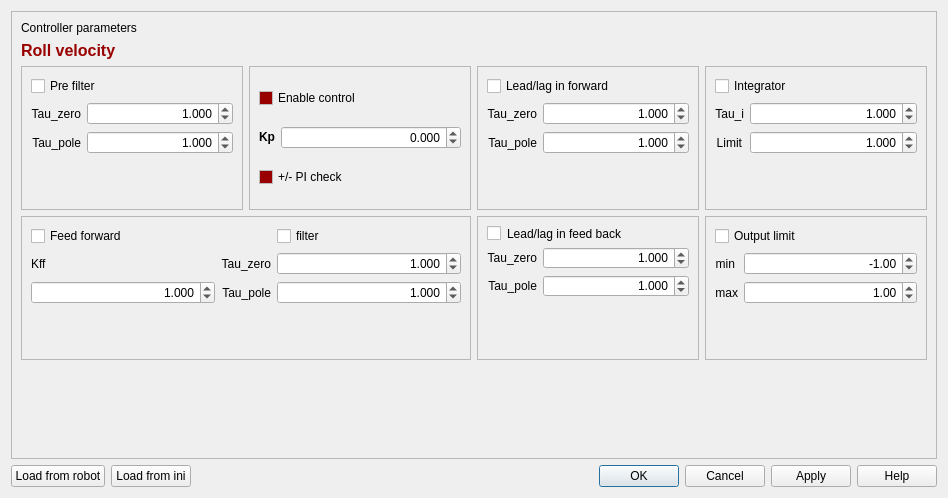
<?xml version="1.0" encoding="UTF-8"?>
<ui version="4.0">
 <class>dialog_control</class>
 <widget class="QDialog" name="dialog_control">
  <property name="geometry">
   <rect>
    <x>0</x>
    <y>0</y>
    <width>948</width>
    <height>498</height>
   </rect>
  </property>
  <property name="sizePolicy">
   <sizepolicy hsizetype="Expanding" vsizetype="Preferred">
    <horstretch>0</horstretch>
    <verstretch>0</verstretch>
   </sizepolicy>
  </property>
  <property name="windowTitle">
   <string>Dialog</string>
  </property>
  <layout class="QGridLayout" name="gridLayout_6">
   <item row="0" column="0" colspan="3">
    <widget class="QFrame" name="frame">
     <property name="frameShape">
      <enum>QFrame::StyledPanel</enum>
     </property>
     <property name="frameShadow">
      <enum>QFrame::Raised</enum>
     </property>
     <layout class="QGridLayout" name="gridLayout_5">
      <item row="3" column="2">
       <widget class="QFrame" name="frame_pole_zero_back">
        <property name="sizePolicy">
         <sizepolicy hsizetype="Expanding" vsizetype="Preferred">
          <horstretch>1</horstretch>
          <verstretch>0</verstretch>
         </sizepolicy>
        </property>
        <property name="toolTip">
         <string>&lt;html&gt;&lt;head/&gt;&lt;body&gt;&lt;p&gt;A first order filter with a pole and a zero.&lt;/p&gt;&lt;p&gt;The DC gain is 1 in any case (lead or lag configration.&lt;/p&gt;&lt;p&gt;Transfer function is:&lt;/p&gt;&lt;p&gt;G(s) = (tau_zero s + 1)/(tau_pole s + 1)&lt;/p&gt;&lt;/body&gt;&lt;/html&gt;</string>
        </property>
        <property name="styleSheet">
         <string notr="true">border-color: rgb(170, 255, 127);
</string>
        </property>
        <property name="frameShape">
         <enum>QFrame::StyledPanel</enum>
        </property>
        <property name="frameShadow">
         <enum>QFrame::Raised</enum>
        </property>
        <property name="lineWidth">
         <number>2</number>
        </property>
        <property name="midLineWidth">
         <number>2</number>
        </property>
        <layout class="QGridLayout" name="gridLayout_3">
         <item row="0" column="0" colspan="2">
          <widget class="QCheckBox" name="checkBox_lead_back">
           <property name="toolTip">
            <string>&lt;html&gt;&lt;head/&gt;&lt;body&gt;&lt;p&gt;Enable this part, to have a Lead-term (or lag) in the feedback branch.&lt;/p&gt;&lt;/body&gt;&lt;/html&gt;</string>
           </property>
           <property name="text">
            <string>Lead/lag in feed back</string>
           </property>
          </widget>
         </item>
         <item row="1" column="1">
          <widget class="QDoubleSpinBox" name="edit_tau_zero_back">
           <property name="sizePolicy">
            <sizepolicy hsizetype="Expanding" vsizetype="Fixed">
             <horstretch>0</horstretch>
             <verstretch>0</verstretch>
            </sizepolicy>
           </property>
           <property name="alignment">
            <set>Qt::AlignRight|Qt::AlignTrailing|Qt::AlignVCenter</set>
           </property>
           <property name="decimals">
            <number>3</number>
           </property>
           <property name="value">
            <double>1.000000000000000</double>
           </property>
          </widget>
         </item>
         <item row="2" column="0">
          <widget class="QLabel" name="label_tau_pole_back">
           <property name="text">
            <string>Tau_pole</string>
           </property>
           <property name="alignment">
            <set>Qt::AlignRight|Qt::AlignTrailing|Qt::AlignVCenter</set>
           </property>
          </widget>
         </item>
         <item row="1" column="0">
          <widget class="QLabel" name="label_tau_zero_back">
           <property name="text">
            <string>Tau_zero</string>
           </property>
           <property name="alignment">
            <set>Qt::AlignRight|Qt::AlignTrailing|Qt::AlignVCenter</set>
           </property>
          </widget>
         </item>
         <item row="2" column="1">
          <widget class="QDoubleSpinBox" name="edit_tau_pole_back">
           <property name="sizePolicy">
            <sizepolicy hsizetype="Expanding" vsizetype="Fixed">
             <horstretch>0</horstretch>
             <verstretch>0</verstretch>
            </sizepolicy>
           </property>
           <property name="alignment">
            <set>Qt::AlignRight|Qt::AlignTrailing|Qt::AlignVCenter</set>
           </property>
           <property name="decimals">
            <number>3</number>
           </property>
           <property name="value">
            <double>1.000000000000000</double>
           </property>
          </widget>
         </item>
         <item row="3" column="0">
          <spacer name="verticalSpacer_3">
           <property name="orientation">
            <enum>Qt::Vertical</enum>
           </property>
           <property name="sizeHint" stdset="0">
            <size>
             <width>20</width>
             <height>40</height>
            </size>
           </property>
          </spacer>
         </item>
        </layout>
       </widget>
      </item>
      <item row="2" column="2">
       <widget class="QFrame" name="frame_pole_zero_fwd">
        <property name="sizePolicy">
         <sizepolicy hsizetype="Expanding" vsizetype="Preferred">
          <horstretch>1</horstretch>
          <verstretch>0</verstretch>
         </sizepolicy>
        </property>
        <property name="toolTip">
         <string>&lt;html&gt;&lt;head/&gt;&lt;body&gt;&lt;p&gt;A first order filter with a pole and a zero.&lt;/p&gt;&lt;p&gt;The DC gain is 1 in any case (lead or lag configration.&lt;/p&gt;&lt;p&gt;Transfer function is:&lt;/p&gt;&lt;p&gt;G(s) = (tau_zero s + 1)/(tau_pole s + 1)&lt;/p&gt;&lt;p&gt;&lt;br/&gt;&lt;/p&gt;&lt;/body&gt;&lt;/html&gt;</string>
        </property>
        <property name="frameShape">
         <enum>QFrame::StyledPanel</enum>
        </property>
        <property name="frameShadow">
         <enum>QFrame::Raised</enum>
        </property>
        <layout class="QGridLayout" name="gridLayout_2">
         <item row="0" column="0" colspan="2">
          <widget class="QCheckBox" name="checkBox_lead_fwd">
           <property name="text">
            <string>Lead/lag in forward</string>
           </property>
          </widget>
         </item>
         <item row="2" column="0">
          <widget class="QLabel" name="label_tau_pole_fwd">
           <property name="text">
            <string>Tau_pole</string>
           </property>
           <property name="alignment">
            <set>Qt::AlignRight|Qt::AlignTrailing|Qt::AlignVCenter</set>
           </property>
          </widget>
         </item>
         <item row="1" column="1">
          <widget class="QDoubleSpinBox" name="edit_tau_zero_fwd">
           <property name="sizePolicy">
            <sizepolicy hsizetype="Expanding" vsizetype="Fixed">
             <horstretch>0</horstretch>
             <verstretch>0</verstretch>
            </sizepolicy>
           </property>
           <property name="alignment">
            <set>Qt::AlignRight|Qt::AlignTrailing|Qt::AlignVCenter</set>
           </property>
           <property name="decimals">
            <number>3</number>
           </property>
           <property name="value">
            <double>1.000000000000000</double>
           </property>
          </widget>
         </item>
         <item row="2" column="1">
          <widget class="QDoubleSpinBox" name="edit_tau_pole_fwd">
           <property name="sizePolicy">
            <sizepolicy hsizetype="Expanding" vsizetype="Fixed">
             <horstretch>0</horstretch>
             <verstretch>0</verstretch>
            </sizepolicy>
           </property>
           <property name="alignment">
            <set>Qt::AlignRight|Qt::AlignTrailing|Qt::AlignVCenter</set>
           </property>
           <property name="decimals">
            <number>3</number>
           </property>
           <property name="value">
            <double>1.000000000000000</double>
           </property>
          </widget>
         </item>
         <item row="1" column="0">
          <widget class="QLabel" name="label_tau_zero_fwd">
           <property name="text">
            <string>Tau_zero</string>
           </property>
           <property name="alignment">
            <set>Qt::AlignRight|Qt::AlignTrailing|Qt::AlignVCenter</set>
           </property>
          </widget>
         </item>
         <item row="3" column="0">
          <spacer name="verticalSpacer_6">
           <property name="orientation">
            <enum>Qt::Vertical</enum>
           </property>
           <property name="sizeHint" stdset="0">
            <size>
             <width>20</width>
             <height>40</height>
            </size>
           </property>
          </spacer>
         </item>
        </layout>
       </widget>
      </item>
      <item row="2" column="1">
       <widget class="QFrame" name="frame_kp">
        <property name="sizePolicy">
         <sizepolicy hsizetype="Expanding" vsizetype="Preferred">
          <horstretch>1</horstretch>
          <verstretch>0</verstretch>
         </sizepolicy>
        </property>
        <property name="toolTip">
         <string>&lt;html&gt;&lt;head/&gt;&lt;body&gt;&lt;p&gt;If not enabled, then no part of this controller is enabled.&lt;/p&gt;&lt;p&gt;Proportional gain Kp&lt;/p&gt;&lt;p&gt;Kp may be zero (e.g. if feed forward is used only to get open loop functionality)&lt;/p&gt;&lt;/body&gt;&lt;/html&gt;</string>
        </property>
        <property name="frameShape">
         <enum>QFrame::StyledPanel</enum>
        </property>
        <property name="frameShadow">
         <enum>QFrame::Raised</enum>
        </property>
        <layout class="QGridLayout" name="gridLayout_7">
         <item row="1" column="0">
          <widget class="QLabel" name="label_kp">
           <property name="text">
            <string>&lt;html&gt;&lt;head/&gt;&lt;body&gt;&lt;p&gt;&lt;span style=&quot; font-weight:600;&quot;&gt;Kp&lt;/span&gt;&lt;/p&gt;&lt;/body&gt;&lt;/html&gt;</string>
           </property>
           <property name="alignment">
            <set>Qt::AlignLeading|Qt::AlignLeft|Qt::AlignVCenter</set>
           </property>
          </widget>
         </item>
         <item row="1" column="1">
          <widget class="QDoubleSpinBox" name="edit_kp">
           <property name="sizePolicy">
            <sizepolicy hsizetype="Expanding" vsizetype="Fixed">
             <horstretch>0</horstretch>
             <verstretch>0</verstretch>
            </sizepolicy>
           </property>
           <property name="alignment">
            <set>Qt::AlignRight|Qt::AlignTrailing|Qt::AlignVCenter</set>
           </property>
           <property name="decimals">
            <number>3</number>
           </property>
           <property name="minimum">
            <double>-9999.000000000000000</double>
           </property>
           <property name="maximum">
            <double>9999.989999999999782</double>
           </property>
          </widget>
         </item>
         <item row="0" column="0" colspan="2">
          <widget class="QCheckBox" name="ctrl_main_use">
           <property name="sizePolicy">
            <sizepolicy hsizetype="Expanding" vsizetype="Fixed">
             <horstretch>0</horstretch>
             <verstretch>0</verstretch>
            </sizepolicy>
           </property>
           <property name="palette">
            <palette>
             <active>
              <colorrole role="Base">
               <brush brushstyle="SolidPattern">
                <color alpha="255">
                 <red>153</red>
                 <green>0</green>
                 <blue>0</blue>
                </color>
               </brush>
              </colorrole>
             </active>
             <inactive>
              <colorrole role="Base">
               <brush brushstyle="SolidPattern">
                <color alpha="255">
                 <red>153</red>
                 <green>0</green>
                 <blue>0</blue>
                </color>
               </brush>
              </colorrole>
             </inactive>
             <disabled>
              <colorrole role="Base">
               <brush brushstyle="SolidPattern">
                <color alpha="255">
                 <red>241</red>
                 <green>241</green>
                 <blue>241</blue>
                </color>
               </brush>
              </colorrole>
             </disabled>
            </palette>
           </property>
           <property name="autoFillBackground">
            <bool>false</bool>
           </property>
           <property name="text">
            <string>Enable control</string>
           </property>
           <property name="checked">
            <bool>false</bool>
           </property>
          </widget>
         </item>
         <item row="2" column="0" colspan="2">
          <widget class="QCheckBox" name="ctrl_pm_pi_check">
           <property name="sizePolicy">
            <sizepolicy hsizetype="Expanding" vsizetype="Fixed">
             <horstretch>0</horstretch>
             <verstretch>0</verstretch>
            </sizepolicy>
           </property>
           <property name="palette">
            <palette>
             <active>
              <colorrole role="Base">
               <brush brushstyle="SolidPattern">
                <color alpha="255">
                 <red>153</red>
                 <green>0</green>
                 <blue>0</blue>
                </color>
               </brush>
              </colorrole>
             </active>
             <inactive>
              <colorrole role="Base">
               <brush brushstyle="SolidPattern">
                <color alpha="255">
                 <red>153</red>
                 <green>0</green>
                 <blue>0</blue>
                </color>
               </brush>
              </colorrole>
             </inactive>
             <disabled>
              <colorrole role="Base">
               <brush brushstyle="SolidPattern">
                <color alpha="255">
                 <red>241</red>
                 <green>241</green>
                 <blue>241</blue>
                </color>
               </brush>
              </colorrole>
             </disabled>
            </palette>
           </property>
           <property name="autoFillBackground">
            <bool>false</bool>
           </property>
           <property name="text">
            <string>+/- PI check</string>
           </property>
           <property name="checked">
            <bool>false</bool>
           </property>
          </widget>
         </item>
        </layout>
       </widget>
      </item>
      <item row="2" column="3">
       <widget class="QFrame" name="frame_integrator">
        <property name="sizePolicy">
         <sizepolicy hsizetype="Expanding" vsizetype="Preferred">
          <horstretch>1</horstretch>
          <verstretch>0</verstretch>
         </sizepolicy>
        </property>
        <property name="frameShape">
         <enum>QFrame::StyledPanel</enum>
        </property>
        <property name="frameShadow">
         <enum>QFrame::Raised</enum>
        </property>
        <layout class="QFormLayout" name="formLayout_2">
         <item row="0" column="0" colspan="2">
          <widget class="QCheckBox" name="checkBox_integrator_use">
           <property name="text">
            <string>Integrator</string>
           </property>
          </widget>
         </item>
         <item row="1" column="0">
          <widget class="QLabel" name="label_tau_i">
           <property name="text">
            <string>Tau_i</string>
           </property>
           <property name="alignment">
            <set>Qt::AlignRight|Qt::AlignTrailing|Qt::AlignVCenter</set>
           </property>
          </widget>
         </item>
         <item row="1" column="1">
          <widget class="QDoubleSpinBox" name="edit_tau_i">
           <property name="sizePolicy">
            <sizepolicy hsizetype="Expanding" vsizetype="Fixed">
             <horstretch>0</horstretch>
             <verstretch>0</verstretch>
            </sizepolicy>
           </property>
           <property name="alignment">
            <set>Qt::AlignRight|Qt::AlignTrailing|Qt::AlignVCenter</set>
           </property>
           <property name="decimals">
            <number>3</number>
           </property>
           <property name="value">
            <double>1.000000000000000</double>
           </property>
          </widget>
         </item>
         <item row="2" column="0">
          <widget class="QLabel" name="label_integrator_limit">
           <property name="text">
            <string>Limit</string>
           </property>
           <property name="alignment">
            <set>Qt::AlignRight|Qt::AlignTrailing|Qt::AlignVCenter</set>
           </property>
          </widget>
         </item>
         <item row="2" column="1">
          <widget class="QDoubleSpinBox" name="edit_integrator_limit">
           <property name="sizePolicy">
            <sizepolicy hsizetype="Expanding" vsizetype="Fixed">
             <horstretch>0</horstretch>
             <verstretch>0</verstretch>
            </sizepolicy>
           </property>
           <property name="toolTip">
            <string>&lt;html&gt;&lt;head/&gt;&lt;body&gt;&lt;p&gt;Symmetric around zero&lt;/p&gt;&lt;p&gt;In addition, if output limit is reached, then the integrator stops too.&lt;/p&gt;&lt;/body&gt;&lt;/html&gt;</string>
           </property>
           <property name="alignment">
            <set>Qt::AlignRight|Qt::AlignTrailing|Qt::AlignVCenter</set>
           </property>
           <property name="decimals">
            <number>3</number>
           </property>
           <property name="maximum">
            <double>9999.989999999999782</double>
           </property>
           <property name="value">
            <double>1.000000000000000</double>
           </property>
          </widget>
         </item>
         <item row="3" column="0">
          <spacer name="verticalSpacer_7">
           <property name="orientation">
            <enum>Qt::Vertical</enum>
           </property>
           <property name="sizeHint" stdset="0">
            <size>
             <width>20</width>
             <height>40</height>
            </size>
           </property>
          </spacer>
         </item>
        </layout>
       </widget>
      </item>
      <item row="4" column="2">
       <spacer name="verticalSpacer">
        <property name="orientation">
         <enum>Qt::Vertical</enum>
        </property>
        <property name="sizeHint" stdset="0">
         <size>
          <width>20</width>
          <height>40</height>
         </size>
        </property>
       </spacer>
      </item>
      <item row="3" column="3">
       <widget class="QFrame" name="frame_out_limit">
        <property name="sizePolicy">
         <sizepolicy hsizetype="Expanding" vsizetype="Preferred">
          <horstretch>1</horstretch>
          <verstretch>0</verstretch>
         </sizepolicy>
        </property>
        <property name="toolTip">
         <string>&lt;html&gt;&lt;head/&gt;&lt;body&gt;&lt;p&gt;Output limit is symmetric around zero, and units follow the controller output units.&lt;/p&gt;&lt;/body&gt;&lt;/html&gt;</string>
        </property>
        <property name="frameShape">
         <enum>QFrame::StyledPanel</enum>
        </property>
        <property name="frameShadow">
         <enum>QFrame::Raised</enum>
        </property>
        <layout class="QFormLayout" name="formLayout_3">
         <item row="0" column="0" colspan="2">
          <widget class="QCheckBox" name="checkBox_out_limit">
           <property name="text">
            <string>Output limit</string>
           </property>
          </widget>
         </item>
         <item row="1" column="0">
          <widget class="QLabel" name="label_out_limit">
           <property name="text">
            <string>min</string>
           </property>
           <property name="alignment">
            <set>Qt::AlignRight|Qt::AlignTrailing|Qt::AlignVCenter</set>
           </property>
          </widget>
         </item>
         <item row="1" column="1">
          <widget class="QDoubleSpinBox" name="edit_output_limit_min">
           <property name="sizePolicy">
            <sizepolicy hsizetype="Expanding" vsizetype="Fixed">
             <horstretch>0</horstretch>
             <verstretch>0</verstretch>
            </sizepolicy>
           </property>
           <property name="alignment">
            <set>Qt::AlignRight|Qt::AlignTrailing|Qt::AlignVCenter</set>
           </property>
           <property name="minimum">
            <double>-100000.000000000000000</double>
           </property>
           <property name="maximum">
            <double>100000.000000000000000</double>
           </property>
           <property name="value">
            <double>-1.000000000000000</double>
           </property>
          </widget>
         </item>
         <item row="2" column="1">
          <widget class="QDoubleSpinBox" name="edit_output_limit_max">
           <property name="sizePolicy">
            <sizepolicy hsizetype="Expanding" vsizetype="Fixed">
             <horstretch>0</horstretch>
             <verstretch>0</verstretch>
            </sizepolicy>
           </property>
           <property name="alignment">
            <set>Qt::AlignRight|Qt::AlignTrailing|Qt::AlignVCenter</set>
           </property>
           <property name="maximum">
            <double>9999.989999999999782</double>
           </property>
           <property name="value">
            <double>1.000000000000000</double>
           </property>
          </widget>
         </item>
         <item row="2" column="0">
          <widget class="QLabel" name="label_out_limit_2">
           <property name="text">
            <string>max</string>
           </property>
           <property name="alignment">
            <set>Qt::AlignRight|Qt::AlignTrailing|Qt::AlignVCenter</set>
           </property>
          </widget>
         </item>
         <item row="3" column="0">
          <spacer name="verticalSpacer_4">
           <property name="orientation">
            <enum>Qt::Vertical</enum>
           </property>
           <property name="sizeHint" stdset="0">
            <size>
             <width>20</width>
             <height>40</height>
            </size>
           </property>
          </spacer>
         </item>
        </layout>
       </widget>
      </item>
      <item row="2" column="0">
       <widget class="QFrame" name="frame_pre_filter">
        <property name="sizePolicy">
         <sizepolicy hsizetype="Expanding" vsizetype="Preferred">
          <horstretch>1</horstretch>
          <verstretch>0</verstretch>
         </sizepolicy>
        </property>
        <property name="frameShape">
         <enum>QFrame::StyledPanel</enum>
        </property>
        <property name="frameShadow">
         <enum>QFrame::Raised</enum>
        </property>
        <layout class="QGridLayout" name="gridLayout">
         <item row="2" column="1">
          <widget class="QDoubleSpinBox" name="edit_pre_tau_pole">
           <property name="sizePolicy">
            <sizepolicy hsizetype="Expanding" vsizetype="Fixed">
             <horstretch>0</horstretch>
             <verstretch>0</verstretch>
            </sizepolicy>
           </property>
           <property name="alignment">
            <set>Qt::AlignRight|Qt::AlignTrailing|Qt::AlignVCenter</set>
           </property>
           <property name="decimals">
            <number>3</number>
           </property>
           <property name="value">
            <double>1.000000000000000</double>
           </property>
          </widget>
         </item>
         <item row="1" column="1">
          <widget class="QDoubleSpinBox" name="edit_pre_tau_zero">
           <property name="sizePolicy">
            <sizepolicy hsizetype="Expanding" vsizetype="Fixed">
             <horstretch>0</horstretch>
             <verstretch>0</verstretch>
            </sizepolicy>
           </property>
           <property name="alignment">
            <set>Qt::AlignRight|Qt::AlignTrailing|Qt::AlignVCenter</set>
           </property>
           <property name="decimals">
            <number>3</number>
           </property>
           <property name="value">
            <double>1.000000000000000</double>
           </property>
          </widget>
         </item>
         <item row="1" column="0">
          <widget class="QLabel" name="label_pre_tau_zero">
           <property name="text">
            <string>Tau_zero</string>
           </property>
           <property name="alignment">
            <set>Qt::AlignRight|Qt::AlignTrailing|Qt::AlignVCenter</set>
           </property>
          </widget>
         </item>
         <item row="0" column="0" colspan="2">
          <widget class="QCheckBox" name="checkBox_pre_use">
           <property name="text">
            <string>Pre filter</string>
           </property>
          </widget>
         </item>
         <item row="2" column="0">
          <widget class="QLabel" name="label_pre_tau_pole">
           <property name="text">
            <string>Tau_pole</string>
           </property>
           <property name="alignment">
            <set>Qt::AlignRight|Qt::AlignTrailing|Qt::AlignVCenter</set>
           </property>
          </widget>
         </item>
         <item row="3" column="0">
          <spacer name="verticalSpacer_5">
           <property name="orientation">
            <enum>Qt::Vertical</enum>
           </property>
           <property name="sizeHint" stdset="0">
            <size>
             <width>20</width>
             <height>40</height>
            </size>
           </property>
          </spacer>
         </item>
        </layout>
       </widget>
      </item>
      <item row="3" column="0" colspan="2">
       <widget class="QFrame" name="frame_pre_filter_2">
        <property name="sizePolicy">
         <sizepolicy hsizetype="Expanding" vsizetype="Preferred">
          <horstretch>1</horstretch>
          <verstretch>0</verstretch>
         </sizepolicy>
        </property>
        <property name="frameShape">
         <enum>QFrame::StyledPanel</enum>
        </property>
        <property name="frameShadow">
         <enum>QFrame::Raised</enum>
        </property>
        <layout class="QGridLayout" name="gridLayout_4">
         <item row="0" column="0" colspan="2">
          <widget class="QCheckBox" name="checkBox_ff_use">
           <property name="text">
            <string>Feed forward</string>
           </property>
          </widget>
         </item>
         <item row="1" column="0">
          <widget class="QLabel" name="label_ff_Kff">
           <property name="text">
            <string>Kff</string>
           </property>
           <property name="alignment">
            <set>Qt::AlignLeading|Qt::AlignLeft|Qt::AlignVCenter</set>
           </property>
          </widget>
         </item>
         <item row="1" column="2">
          <widget class="QDoubleSpinBox" name="edit_ff_tau_zero">
           <property name="sizePolicy">
            <sizepolicy hsizetype="Expanding" vsizetype="Fixed">
             <horstretch>0</horstretch>
             <verstretch>0</verstretch>
            </sizepolicy>
           </property>
           <property name="alignment">
            <set>Qt::AlignRight|Qt::AlignTrailing|Qt::AlignVCenter</set>
           </property>
           <property name="decimals">
            <number>3</number>
           </property>
           <property name="value">
            <double>1.000000000000000</double>
           </property>
          </widget>
         </item>
         <item row="2" column="0">
          <widget class="QDoubleSpinBox" name="edit_ff_Kff">
           <property name="sizePolicy">
            <sizepolicy hsizetype="Expanding" vsizetype="Fixed">
             <horstretch>0</horstretch>
             <verstretch>0</verstretch>
            </sizepolicy>
           </property>
           <property name="alignment">
            <set>Qt::AlignRight|Qt::AlignTrailing|Qt::AlignVCenter</set>
           </property>
           <property name="decimals">
            <number>3</number>
           </property>
           <property name="value">
            <double>1.000000000000000</double>
           </property>
          </widget>
         </item>
         <item row="0" column="2">
          <widget class="QCheckBox" name="checkBox_ff_use_filt">
           <property name="text">
            <string>filter</string>
           </property>
          </widget>
         </item>
         <item row="2" column="2">
          <widget class="QDoubleSpinBox" name="edit_ff_tau_pole">
           <property name="sizePolicy">
            <sizepolicy hsizetype="Expanding" vsizetype="Fixed">
             <horstretch>0</horstretch>
             <verstretch>0</verstretch>
            </sizepolicy>
           </property>
           <property name="alignment">
            <set>Qt::AlignRight|Qt::AlignTrailing|Qt::AlignVCenter</set>
           </property>
           <property name="decimals">
            <number>3</number>
           </property>
           <property name="value">
            <double>1.000000000000000</double>
           </property>
          </widget>
         </item>
         <item row="2" column="1">
          <widget class="QLabel" name="label_ff_tau_pole">
           <property name="text">
            <string>Tau_pole</string>
           </property>
           <property name="alignment">
            <set>Qt::AlignRight|Qt::AlignTrailing|Qt::AlignVCenter</set>
           </property>
          </widget>
         </item>
         <item row="1" column="1">
          <widget class="QLabel" name="label_ff_tau_zero">
           <property name="text">
            <string>Tau_zero</string>
           </property>
           <property name="alignment">
            <set>Qt::AlignRight|Qt::AlignTrailing|Qt::AlignVCenter</set>
           </property>
          </widget>
         </item>
         <item row="3" column="0">
          <spacer name="verticalSpacer_2">
           <property name="orientation">
            <enum>Qt::Vertical</enum>
           </property>
           <property name="sizeHint" stdset="0">
            <size>
             <width>20</width>
             <height>40</height>
            </size>
           </property>
          </spacer>
         </item>
        </layout>
       </widget>
      </item>
      <item row="1" column="0" colspan="2">
       <widget class="QLabel" name="label_ID">
        <property name="sizePolicy">
         <sizepolicy hsizetype="Expanding" vsizetype="Preferred">
          <horstretch>0</horstretch>
          <verstretch>0</verstretch>
         </sizepolicy>
        </property>
        <property name="font">
         <font>
          <pointsize>12</pointsize>
          <weight>75</weight>
          <bold>true</bold>
         </font>
        </property>
        <property name="text">
         <string>&lt;html&gt;&lt;head/&gt;&lt;body&gt;&lt;p&gt;&lt;span style=&quot; font-weight:600; color:#990000;&quot;&gt;Roll velocity&lt;/span&gt;&lt;/p&gt;&lt;/body&gt;&lt;/html&gt;</string>
        </property>
        <property name="textFormat">
         <enum>Qt::AutoText</enum>
        </property>
       </widget>
      </item>
      <item row="0" column="0" colspan="2">
       <widget class="QLabel" name="label_ID_lead">
        <property name="text">
         <string>Controller parameters</string>
        </property>
       </widget>
      </item>
     </layout>
    </widget>
   </item>
   <item row="1" column="0">
    <widget class="QPushButton" name="pushButton_ctrlRetry">
     <property name="toolTip">
      <string>Request parameters from robot - discarding any unsaved changes.</string>
     </property>
     <property name="text">
      <string>Load from robot</string>
     </property>
    </widget>
   </item>
   <item row="1" column="2">
    <widget class="QDialogButtonBox" name="buttonBox">
     <property name="orientation">
      <enum>Qt::Horizontal</enum>
     </property>
     <property name="standardButtons">
      <set>QDialogButtonBox::Apply|QDialogButtonBox::Cancel|QDialogButtonBox::Help|QDialogButtonBox::Ok</set>
     </property>
    </widget>
   </item>
   <item row="1" column="1">
    <widget class="QPushButton" name="pushButton_ctrlIniLoad">
     <property name="toolTip">
      <string>&lt;html&gt;&lt;head/&gt;&lt;body&gt;&lt;p&gt;Load parameters from ini-file (regbot.ini)&lt;/p&gt;&lt;/body&gt;&lt;/html&gt;</string>
     </property>
     <property name="text">
      <string>Load from ini</string>
     </property>
    </widget>
   </item>
  </layout>
 </widget>
 <tabstops>
  <tabstop>ctrl_main_use</tabstop>
  <tabstop>checkBox_integrator_use</tabstop>
  <tabstop>edit_tau_i</tabstop>
  <tabstop>edit_integrator_limit</tabstop>
  <tabstop>checkBox_lead_fwd</tabstop>
  <tabstop>edit_tau_zero_fwd</tabstop>
  <tabstop>edit_tau_pole_fwd</tabstop>
  <tabstop>checkBox_out_limit</tabstop>
  <tabstop>edit_output_limit_min</tabstop>
  <tabstop>checkBox_pre_use</tabstop>
  <tabstop>edit_pre_tau_zero</tabstop>
  <tabstop>edit_pre_tau_pole</tabstop>
  <tabstop>checkBox_lead_back</tabstop>
  <tabstop>edit_tau_zero_back</tabstop>
  <tabstop>edit_tau_pole_back</tabstop>
  <tabstop>buttonBox</tabstop>
 </tabstops>
 <resources/>
 <connections>
  <connection>
   <sender>buttonBox</sender>
   <signal>accepted()</signal>
   <receiver>dialog_control</receiver>
   <slot>accept()</slot>
   <hints>
    <hint type="sourcelabel">
     <x>248</x>
     <y>254</y>
    </hint>
    <hint type="destinationlabel">
     <x>157</x>
     <y>274</y>
    </hint>
   </hints>
  </connection>
  <connection>
   <sender>buttonBox</sender>
   <signal>rejected()</signal>
   <receiver>dialog_control</receiver>
   <slot>reject()</slot>
   <hints>
    <hint type="sourcelabel">
     <x>316</x>
     <y>260</y>
    </hint>
    <hint type="destinationlabel">
     <x>286</x>
     <y>274</y>
    </hint>
   </hints>
  </connection>
 </connections>
</ui>
